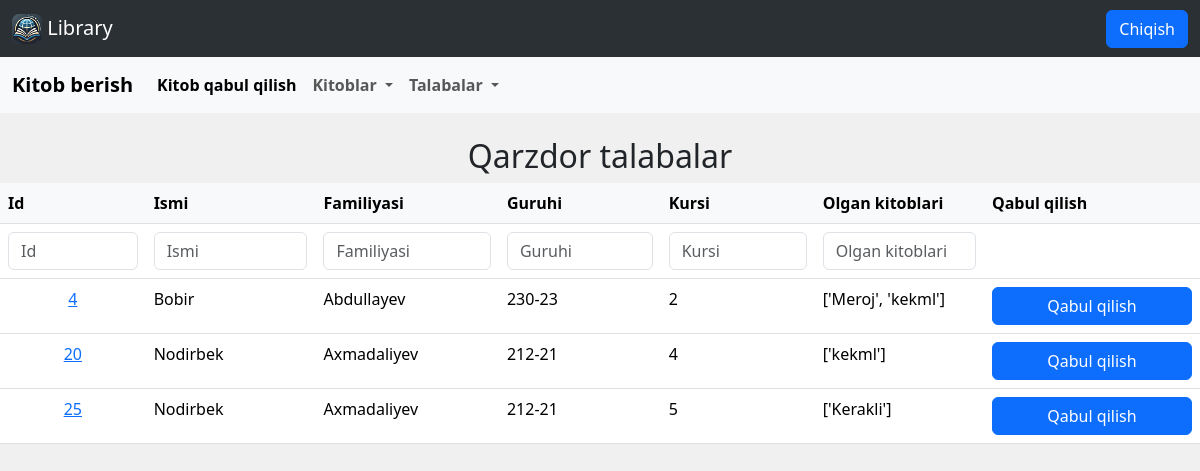
The app's page /take_book/, older data.
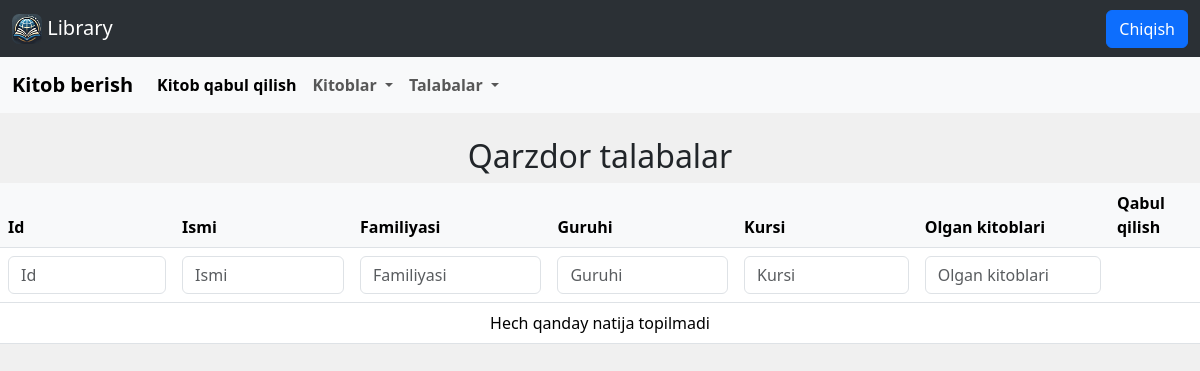
The same page, newer data.
### pupils/models.py (models this page shows, shortened)
class Pupil(models.Model):
    id = models.BigAutoField(primary_key = True)
    first_name = models.CharField(max_length=20, null=False, blank=False)
    last_name = models.CharField(max_length=20, null=False, blank=False)
    group = models.CharField(max_length=15, null=False, blank=False)
    course = models.PositiveIntegerField(
        validators=[
            MinValueValidator(1),
            MaxValueValidator(8)
        ],
        null=True,
        blank=True
    )
    books = models.JSONField(blank=True, default=list)

### take_book/views.py (the view)
# urls.py: path('', views.HomePageView.as_view(), name = 'give_book'),
class HomePageView(ListView):
    model = Pupil
    template_name = 'take_book/home.html'
    def get_queryset(self):
        queryset = Pupil.objects.all()
        id_q = self.request.GET.get("id", "").strip()
        first_name_q = self.request.GET.get("first_name", "").strip()
        last_name_q = self.request.GET.get("last_name", "").strip()
        group_q = self.request.GET.get("group", "").strip()
        course_q = self.request.GET.get("course", "").strip()
        books_q = self.request.GET.get("books", "").strip()
        if id_q:
            queryset = queryset.filter(id__icontains=id_q)
        if first_name_q:
            queryset = queryset.filter(first_name__icontains=first_name_q)
        if last_name_q:
            queryset = queryset.filter(last_name__icontains=last_name_q)
        if group_q:
            queryset = queryset.filter(group__icontains=group_q)
        if course_q:
            queryset = queryset.filter(course__icontains=course_q)
        if books_q:
            queryset = queryset.filter(books__icontains=books_q)
        return queryset
    def render_to_response(self, context, **response_kwargs):
        if self.request.headers.get("X-Requested-With") == "XMLHttpRequest":
            return render(self.request, "take_book/home.html", context)
        return super().render_to_response(context, **response_kwargs)

### templates/take_book/home.html (shortened to what this page needs)
{% extends 'base.html' %}
{% block content %}
<div class="container mt-4">
    <div class="d-flex justify-content-between align-items-center">
        <h2 class="text-center flex-grow-1">Qarzdor talabalar</h2>
    </div>
</div>
<form id="search-form">
    <table class="table">
        <thead>
            <tr>
                <th style="position: sticky; top: 0; background-color: #f8f9fa; z-index: 10;">Id</th>
                <th style="position: sticky; top: 0; background-color: #f8f9fa; z-index: 10;">Ismi</th>
                <th style="position: sticky; top: 0; background-color: #f8f9fa; z-index: 10;">Familiyasi</th>
                <th style="position: sticky; top: 0; background-color: #f8f9fa; z-index: 10;">Guruhi</th>
                <th style="position: sticky; top: 0; background-color: #f8f9fa; z-index: 10;">Kursi</th>
                <th style="position: sticky; top: 0; background-color: #f8f9fa; z-index: 10;">Olgan kitoblari</th>
                <th style="position: sticky; top: 0; background-color: #f8f9fa; z-index: 10;">Qabul qilish</th>
            </tr>
            <tr>
                <td><input type="text" name="id" class="form-control search-input" placeholder="Id" ></td>
                <td><input type="text" name="first_name" class="form-control search-input" placeholder="Ismi" ></td>
                <td><input type="text" name="last_name" class="form-control search-input" placeholder="Familiyasi" ></td>
                <td><input type="text" name="group" class="form-control search-input" placeholder="Guruhi" ></td>
                <td><input type="text" name="course" class="form-control search-input" placeholder="Kursi" ></td>
                <td><input type="text" name="books" class="form-control search-input" placeholder="Olgan kitoblari" ></td>
                <td></td>
            </tr>
        </thead>
        <tbody>
            {% for pupil in object_list %}
            {% if pupil.books %}
            <tr>
                <td style="text-align: center;"><a href="{% url 'pupil_detail' pupil.pk %}">{{ pupil.id }}</a></td>
                <td>{{ pupil.first_name }}</td>
                <td>{{ pupil.last_name }}</td>
                <td>{{ pupil.group }}</td>
                <td>{{ pupil.course }}</td>
                <td>{{ pupil.books }}</td>
                <td>
                    <button type="button" class="btn btn-primary" data-bs-toggle="modal" data-bs-target="#bookModal{{ pupil.pk }}" style="width: 200px;">
                        Qabul qilish
                    </button>
                </td>
            </tr>
            {% endif%}
            {% empty %}
                <tr>
                    <td colspan="7" class="text-center">Hech qanday natija topilmadi</td>
                </tr>
            {% endfor %}
    </tbody>
    </table>
</form>
{% endblock %}

Row changes from the older to the newer data that the page shows:
removed Pupil: id "4", first_name "Bobir", last_name "Abdullayev", group "230-23", course "2", books "['Meroj', 'kekml']"
removed Pupil: id "20", first_name "Nodirbek", last_name "Axmadaliyev", group "212-21", course "4", books "['kekml']"
removed Pupil: id "25", first_name "Nodirbek", last_name "Axmadaliyev", group "212-21", course "5", books "['Kerakli']"
Text that changed along with them:
text now shown: "Hech qanday natija topilmadi"
